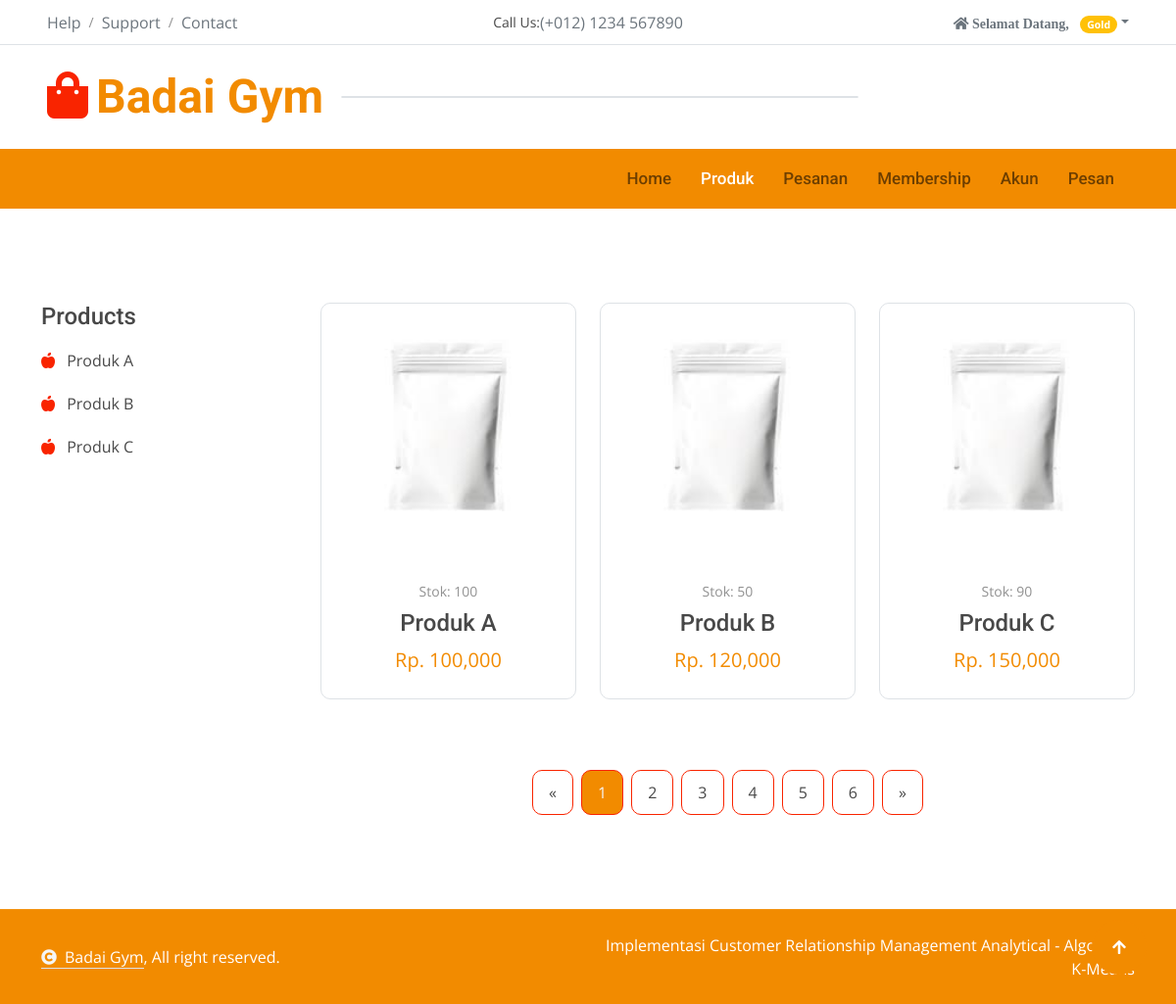
Before: /Frontend/cKatalog with the older database file.
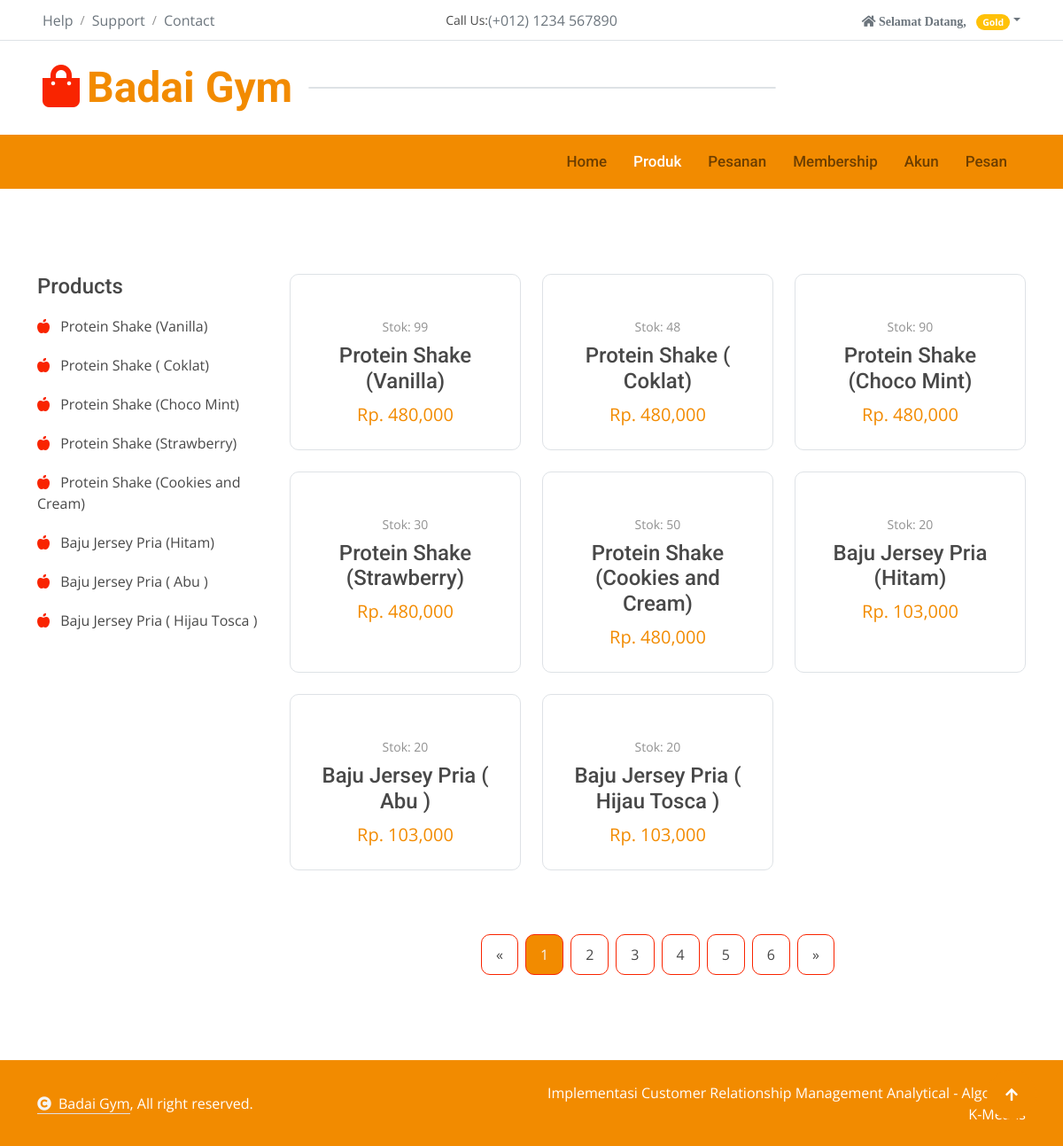
After: the same page with the newer database file.
### tables this page shows
CREATE TABLE `produk` (
  `id_produk` int(11) NOT NULL,
  `nama_produk` varchar(125) NOT NULL,
  `deskripsi` text NOT NULL,
  `stok` int(11) NOT NULL,
  `gambar` text NOT NULL,
  `harga` int(11) NOT NULL
);

### application/controllers/Frontend/cKatalog.php (called while the page is built, shortened)
<?php
class cKatalog extends CI_Controller
{
	public function __construct()
	{
		$this->load->model('mProduk');
	}
	public function index()
	{
		$data = array(
			'produk' => $this->mProduk->select()
		);
		$this->load->view('Frontend/Layout/head');
		$this->load->view('Frontend/vKatalog', $data);
		$this->load->view('Frontend/Layout/footer');
	}
}

### index.php (called while the page is built, shortened)
<?php
require_once BASEPATH.'core/CodeIgniter.php';

### application/models/mProduk.php (called while the page is built, shortened)
<?php
class mProduk extends CI_Model
{
	public function select()
	{
		$this->db->select('*');
		$this->db->from('produk');
		return $this->db->get()->result();
	}
}

### application/views/Frontend/vKatalog.php (the view, shortened to what this page needs)
<div class="container-fluid shop py-5">
	<div class="container py-5">
		<div class="row g-4">
			<div class="col-lg-3 wow fadeInUp" data-wow-delay="0.1s">
				<div class="product-categories mb-4">
					<h4>Products</h4>
					<ul class="list-unstyled">
						<?php
						foreach ($produk as $key => $value) {
						?>
							<li>
								<div class="categories-item">
									<a href="#" class="text-dark"><i class="fas fa-apple-alt text-secondary me-2"></i>
										<?= $value->nama_produk ?></a>
								</div>
							</li>
						<?php
						}
						?>
					</ul>
				</div>
			</div>
			<div class="col-lg-9 wow fadeInUp" data-wow-delay="0.1s">
				<div class="tab-content">
					<div id="tab-5" class="tab-pane fade show p-0 active">
						<div class="row g-4 product">
							<?php
							foreach ($produk as $key => $value) {
							?>
								<div class="col-lg-4">
									<div class="product-item rounded wow fadeInUp" data-wow-delay="0.1s">
										<div class="product-item-inner border rounded">
											<div class="product-item-inner-item">
												<img src="<?= base_url('asset/produk/' . $value->gambar) ?>" class="img-fluid w-100 rounded-top" alt="">
											</div>
											<div class="text-center rounded-bottom p-4">
												<small class="d-block mb-2">Stok: <?= $value->stok ?></small>
												<a href="<?= base_url('Frontend/cKatalog/detail_produk/' . $value->id_produk) ?>" class="d-block h4"><?= $value->nama_produk ?> </a>
												<span class="text-primary fs-5">Rp. <?= number_format($value->harga) ?></span>
											</div>
										</div>
									</div>
								</div>
							<?php
							}
							?>
							<div class="col-12 wow fadeInUp" data-wow-delay="0.1s">
								<div class="pagination d-flex justify-content-center mt-5">
									<a href="#" class="rounded">&laquo;</a>
									<a href="#" class="active rounded">1</a>
									<a href="#" class="rounded">2</a>
									<a href="#" class="rounded">3</a>
									<a href="#" class="rounded">4</a>
									<a href="#" class="rounded">5</a>
									<a href="#" class="rounded">6</a>
									<a href="#" class="rounded">&raquo;</a>
								</div>
							</div>
						</div>
					</div>
				</div>
			</div>
		</div>
	</div>
</div>

### application/views/Frontend/Layout/head.php (shortened to what this page needs)
<!DOCTYPE html>
<html lang="en">
<head>
	<link rel="stylesheet" href="https://use.fontawesome.com/releases/v5.15.4/css/all.css" />
	<link href="https://cdn.jsdelivr.net/npm/bootstrap-icons@1.4.1/font/bootstrap-icons.css" rel="stylesheet">
	<link href="<?= base_url('asset/Electro/') ?>lib/animate/animate.min.css" rel="stylesheet">
	<link href="<?= base_url('asset/Electro/') ?>lib/owlcarousel/assets/owl.carousel.min.css" rel="stylesheet">
	<link href="<?= base_url('asset/Electro/') ?>css/bootstrap.min.css" rel="stylesheet">
	<link href="<?= base_url('asset/Electro/') ?>css/style.css" rel="stylesheet">
</head>
<body>
	<div class="container-fluid px-5 d-none border-bottom d-lg-block">
		<div class="row gx-0 align-items-center">
			<div class="col-lg-4 text-center text-lg-start mb-lg-0">
				<div class="d-inline-flex align-items-center" style="height: 45px;">
					<a href="#" class="text-muted me-2"> Help</a><small> / </small>
					<a href="#" class="text-muted mx-2"> Support</a><small> / </small>
					<a href="#" class="text-muted ms-2"> Contact</a>
				</div>
			</div>
			<div class="col-lg-4 text-center d-flex align-items-center justify-content-center">
				<small class="text-dark">Call Us:</small>
				<a href="#" class="text-muted">(+012) 1234 567890</a>
			</div>
			<div class="col-lg-4 text-center text-lg-end">
				<div class="d-inline-flex align-items-center" style="height: 45px;">
					<?php
					$pelanggan = $this->db->query("SELECT * FROM `pelanggan` WHERE id_pelanggan='" . $this->session->userdata('id_pelanggan') . "'")->row();
					?>
					<div class="dropdown">
						<a href="#" class="dropdown-toggle text-muted ms-2" data-bs-toggle="dropdown"><small><i class="fa fa-home me-2"> Selamat Datang, </i> <?= $pelanggan->nama ?> <span class="badge bg-warning">
									<?php
									if ($pelanggan->level_member == '1') {
										echo 'Classic';
									} else if ($pelanggan->level_member == '2') {
										echo 'Silver';
									} else {
										echo 'Gold';
									}
									?>
								</span></small></a>
					</div>
				</div>
			</div>
		</div>
	</div>
	<div class="container-fluid px-5 py-4 d-none d-lg-block">
		<div class="row gx-0 align-items-center text-center">
			<div class="col-md-4 col-lg-3 text-center text-lg-start">
				<div class="d-inline-flex align-items-center">
					<a href="" class="navbar-brand p-0">
						<h1 class="display-5 text-primary m-0"><i class="fas fa-shopping-bag text-secondary me-2"></i>Badai Gym</h1>
					</a>
				</div>
			</div>
			<div class="col-md-4 col-lg-6 text-center">
				<div class="position-relative ps-4">
					<div class="d-flex border rounded-pill">
					</div>
				</div>
			</div>
			<div class="col-md-4 col-lg-3 text-center text-lg-end">
			</div>
		</div>
	</div>
	<div class="container-fluid nav-bar p-0">
		<div class="row gx-0 bg-primary px-5 align-items-center">
			<div class="col-12 col-lg-9">
				<nav class="navbar navbar-expand-lg navbar-light bg-primary ">
					<div class="collapse navbar-collapse" id="navbarCollapse">
						<div class="navbar-nav ms-auto py-0">
							<a href="<?= base_url('Frontend/cHome') ?>" class="nav-item nav-link <?php if ($this->uri->segment(1) == 'Frontend' && $this->uri->segment(2) == 'cHome') {
																										echo 'active';
																									}  ?>">Home</a>
							<a href="<?= base_url('Frontend/cKatalog') ?>" class="nav-item nav-link <?php if ($this->uri->segment(1) == 'Frontend' && $this->uri->segment(2) == 'cKatalog') {
																										echo 'active';
																									}  ?>">Produk</a>
							<a href="<?= base_url('Frontend/cPesanan') ?>" class="nav-item nav-link <?php if ($this->uri->segment(1) == 'Frontend' && $this->uri->segment(2) == 'cPesanan') {
																										echo 'active';
																									}  ?>">Pesanan</a>
							<a href="<?= base_url('Frontend/cMembership') ?>" class="nav-item nav-link <?php if ($this->uri->segment(1) == 'Frontend' && $this->uri->segment(2) == 'cMembership') {
																											echo 'active';
																										}  ?>">Membership</a>
							<a href="<?= base_url('Frontend/cAkun') ?>" class="nav-item nav-link <?php if ($this->uri->segment(1) == 'Frontend' && $this->uri->segment(2) == 'cAkun') {
																										echo 'active';
																									}  ?> ">Akun</a>
							<a href="<?= base_url('Frontend/cChatting') ?>" class="nav-item nav-link <?php if ($this->uri->segment(1) == 'Frontend' && $this->uri->segment(2) == 'cChatting') {
																											echo 'active';
																										}  ?>">Pesan</a>
						</div>
					</div>
				</nav>
			</div>
		</div>
	</div>

### application/views/Frontend/Layout/footer.php (shortened to what this page needs)
<div class="container-fluid copyright py-4">
	<div class="container">
		<div class="row g-4 align-items-center">
			<div class="col-md-6 text-center text-md-start mb-md-0">
				<span class="text-white"><a href="#" class="border-bottom text-white"><i class="fas fa-copyright text-light me-2"></i>Badai Gym</a>, All right
					reserved.</span>
			</div>
			<div class="col-md-6 text-center text-md-end text-white">
				Implementasi Customer Relationship Management Analytical - Algoritma K-Means
			</div>
		</div>
	</div>
</div>
<a href="#" class="btn btn-primary btn-lg-square back-to-top"><i class="fa fa-arrow-up"></i></a>
<link href="<?= base_url('asset/') ?>datatables/datatables.min.css" rel="stylesheet">
</body>
</html>

### asset/Electro/css/style.css (style rules this page uses)
.back-to-top { position: fixed; right: 30px; bottom: 30px; display: flex; width: 45px; height: 45px; align-items: center; justify-content: center; transition: 0.5s; z-index: 99; }
.btn { font-weight: 600; transition: .5s; }
.btn-lg-square { width: 56px; height: 56px; }
.btn-square, .btn-sm-square, .btn-md-square, .btn-lg-square { padding: 0; display: flex; align-items: center; justify-content: center; font-weight: normal; border-radius: 50%; }
.btn.btn-primary { background: var(--bs-primary) !important; color: var(--bs-white) !important; font-family: 'Roboto', sans-serif; font-weight: 400; transition: 0.5s; }
.nav-bar .navbar.navbar-light { padding: 0 !important; }
.nav-bar .navbar .navbar-nav .nav-link { padding: 18px 15px; font-weight: 500; font-family: 'Roboto', sans-serif; font-size: 17px; transition: .5s; }
.navbar .navbar-nav .nav-link:hover, .navbar .navbar-nav .nav-link.active, .fixed-top.bg-white .navbar .navbar-nav .nav-link:hover, .fixed-top.bg-white .navbar .navbar-nav .nav-link.active { color: var(--bs-white); }
.product .product-item { width: 100%; height: 100%; position: relative; }
.product .product-item .product-item-inner { height: 100%; }
.product .product-item .product-item-inner .product-item-inner-item { position: relative; border-top-right-radius: 10px; border-top-left-radius: 10px; overflow: hidden; }
.pagination { display: inline-block; }
.pagination a { color: var(--bs-dark); padding: 10px 16px; text-decoration: none; transition: 0.5s; border: 1px solid var(--bs-secondary); margin: 0 4px; }
.pagination a.active { background-color: var(--bs-primary); color: var(--bs-light); border: 1px solid var(--bs-secondary); }
.shop .product-categories .categories-item { display: flex; justify-content: space-between; padding: 10px 0; }
.shop .product-categories .categories-item a { transition: 0.5s; }
.copyright { border-top: 1px solid rgba(255, 255, 255, 0.08); background: var(--bs-primary) !important; }
.product .product-item .product-item-inner img { transition: 0.5s; }

Changed rows visible on the page:
removed produk: nama_produk "Produk A", gambar (picture), stok "100", harga "100,000"
removed produk: nama_produk "Produk B", gambar (picture), stok "50", harga "120,000"
removed produk: nama_produk "Produk C", gambar (picture), stok "90", harga "150,000"
added produk: nama_produk "Protein Shake (Vanilla)", stok "99", nama_produk "Protein Shake…", harga "480,000"
added produk: nama_produk "Protein Shake ( Coklat)", stok "48", nama_produk "Protein Shake (…", harga "480,000"
added produk: nama_produk "Protein Shake (Choco Mint)", stok "90", nama_produk "Protein Shake…", harga "480,000"
added produk: nama_produk "Protein Shake (Strawberry)", stok "30"
added produk: nama_produk "Protein Shake (Cookies and Cream)", stok "50", nama_produk "Protein Shake (Cookies and…", harga "480,000"
added produk: nama_produk "Baju Jersey Pria (Hitam)", stok "20"
added produk: nama_produk "Baju Jersey Pria ( Abu )", stok "20", nama_produk "Baju Jersey Pria (…", harga "103,000"
added produk: nama_produk "Baju Jersey Pria ( Hijau Tosca )", stok "20", nama_produk "Baju Jersey Pria (…", harga "103,000"
